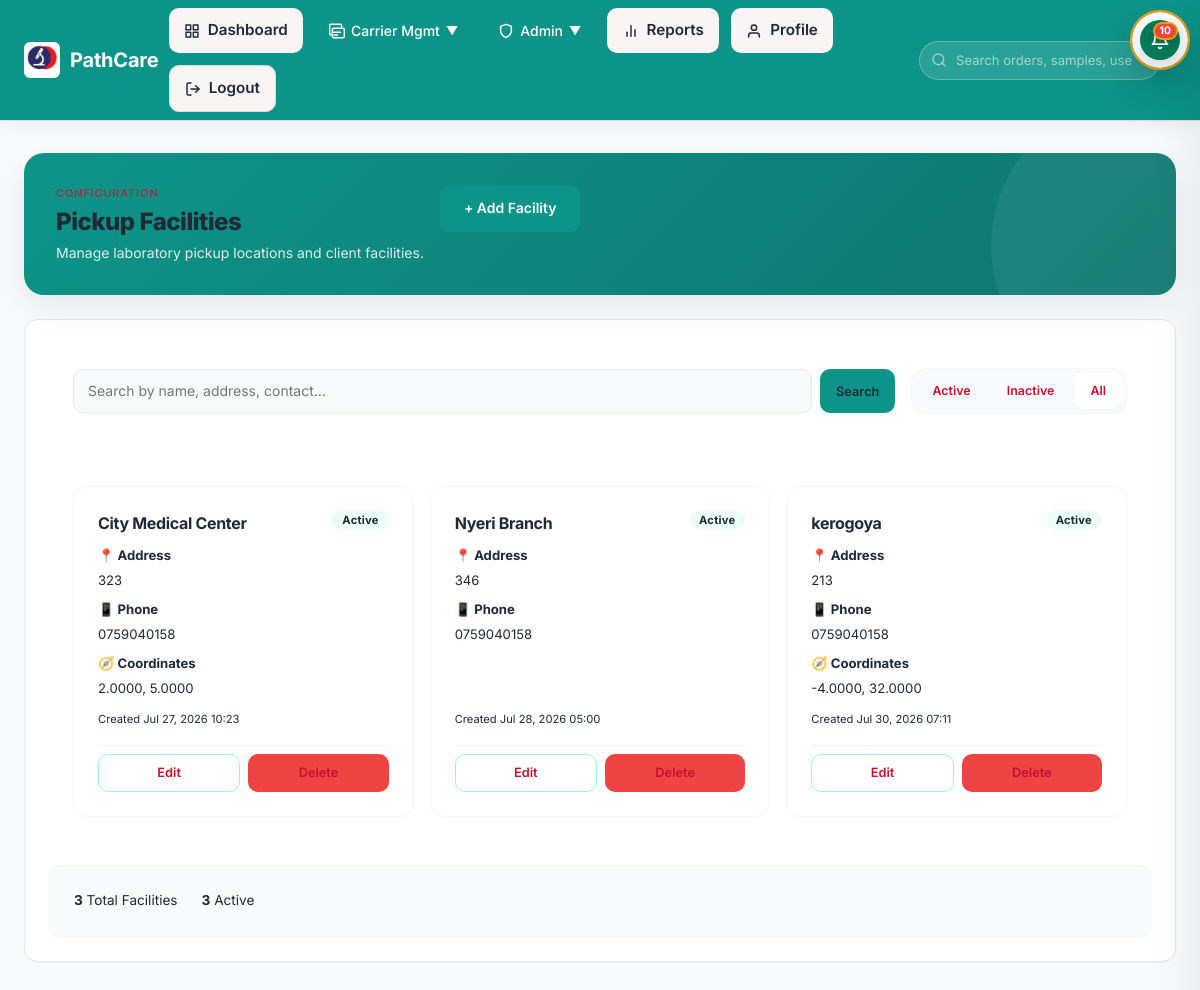
The app's page /facilities/ (signed in) with its own data.
### core/models.py (models this page shows, shortened)
class Facility(models.Model):
    id = models.UUIDField(primary_key=True, default=uuid.uuid4, editable=False)
    name = models.CharField(max_length=255)
    address = models.CharField(max_length=255)
    latitude = models.FloatField(null=True, blank=True, help_text="Facility latitude for routing")
    longitude = models.FloatField(null=True, blank=True, help_text="Facility longitude for routing")
    contact_name = models.CharField(max_length=255, blank=True)
    contact_phone = models.CharField(max_length=32, blank=True)
    contact_email = models.EmailField(blank=True)
    is_active = models.BooleanField(default=True)
    created_at = models.DateTimeField(auto_now_add=True)
    updated_at = models.DateTimeField(auto_now=True)
    class Meta:
        ordering = ['name']

### tracking/views.py (the view, shortened to what this page needs)
# urls.py: path("facilities/", views.facility_list, name="facility_list"),
@role_required("super_admin", "dispatcher")
def facility_list(request):
    facilities = Facility.objects.all().order_by("name")
    search = request.GET.get("search", "").strip()
    status_filter = request.GET.get("status", "")
    if status_filter == "active":
        facilities = facilities.filter(is_active=True)
    elif status_filter == "inactive":
        facilities = facilities.filter(is_active=False)
    context = {
        "facilities": facilities,
        "search": search,
        "status_filter": status_filter,
        "total_count": Facility.objects.count(),
        "active_count": Facility.objects.filter(is_active=True).count(),
    }
    return render(request, "tracking/facility_list.html", context)

### tracking/context_processors.py (called while the page is built)
def notifications(request):
    if not request.user.is_authenticated:
        return {}
    try:
        unread = Notification.objects.filter(user=request.user, is_read=False).count()
        recent = Notification.objects.filter(user=request.user).order_by("-created_at")[:10]
        return {"notifications_unread_count": unread, "notifications_list": recent}
    except Exception:
        return {}

### tracking/templates/tracking/facility_list.html (shortened to what this page needs)
{% extends "tracking/base.html" %}
{% block content %}
<div class="hero-card">
  <div style="display:flex;justify-content:space-between;align-items:flex-start;gap:var(--space-md);flex-wrap:wrap;">
    <div>
      <p class="eyebrow">Configuration</p>
      <h1>Pickup Facilities</h1>
      <p>Manage laboratory pickup locations and client facilities.</p>
    </div>
    <a class="btn btn--primary" href="{% url 'tracking:facility_create' %}">+ Add Facility</a>
  </div>
</div>
<section class="panel">
  <div class="facility-toolbar">
    <form method="get" class="search-row">
      <input type="text" name="search" placeholder="Search by name, address, contact…" value="{{ search }}">
      <button type="submit" class="btn btn--sm btn--primary">Search</button>
    </form>
    <div class="status-tabs">
      <a href="?status=active" class="status-tab {% if status_filter == 'active' %}active{% endif %}">Active</a>
      <a href="?status=inactive" class="status-tab {% if status_filter == 'inactive' %}active{% endif %}">Inactive</a>
      <a href="{% url 'tracking:facility_list' %}" class="status-tab {% if not status_filter %}active{% endif %}">All</a>
    </div>
  </div>
  {% if facilities %}
    <div class="facility-grid">
      {% for facility in facilities %}
        <div class="facility-card">
          <div class="facility-card-header">
            <h3>{{ facility.name }}</h3>
            <span class="badge {% if facility.is_active %}badge--success{% else %}badge--danger{% endif %}">
              {{ facility.is_active|yesno:"Active,Inactive" }}
            </span>
          </div>
          <div class="facility-card-body">
            <p><strong>📍 Address</strong></p>
            <p>{{ facility.address }}</p>
            {% if facility.contact_phone %}
              <p style="margin-top:8px;"><strong>📱 Phone</strong></p>
              <p>{{ facility.contact_phone }}</p>
            {% endif %}
            {% if facility.latitude and facility.longitude %}
              <p style="margin-top:8px;"><strong>🧭 Coordinates</strong></p>
              <p>{{ facility.latitude|floatformat:4 }}, {{ facility.longitude|floatformat:4 }}</p>
            {% endif %}
          </div>
          <p class="facility-create-date">Created {{ facility.created_at|date:"M d, Y H:i" }}</p>
          <div class="facility-card-footer">
            <a href="{% url 'tracking:facility_update' facility.pk %}" class="btn btn--sm btn--outline">Edit</a>
            <a href="{% url 'tracking:facility_delete' facility.pk %}" class="btn btn--sm btn--danger">Delete</a>
          </div>
        </div>
      {% endfor %}
    </div>
  {% else %}
    <div class="empty-state">
      <span class="empty-state__icon" aria-hidden="true">🏢</span>
      <div class="empty-state__title">No Facilities Found</div>
      <div class="empty-state__desc">No facilities match your search. <a href="{% url 'tracking:facility_create' %}">Create one now</a>.</div>
    </div>
  {% endif %}
  <div class="summary-bar">
    <span><strong>{{ total_count }}</strong> Total Facilities</span>
    <span><strong>{{ active_count }}</strong> Active</span>
  </div>
</section>
{% endblock %}

### tracking/static/tracking/css/style.css (style rules this page uses)
.table-card a, .panel a, .notifications-sidebar a { color: var(--primary) !important; }
html { font-size: 16px; -webkit-font-smoothing: antialiased; -moz-osx-font-smoothing: grayscale; }
body { font-family: var(--font-sans); font-size: 1rem; line-height: 1.5; color: var(--text-main); }
.panel, .table-card, .upcoming-card, .tracking-card, .sidebar-panel, .monitoring-summary-card { padding: 1rem 1.15rem; border-radius: calc(var(--radius-md) + 2px); box-shadow: var(--shadow-sm); }
:root { --font-sans: 'Inter', -apple-system, BlinkMacSystemFont, "Segoe UI", Roboto, sans-serif; --bg-primary: #FAF5F5; --bg-secondary: #FDE7EA; --panel-bg: #FFFFFF; --border-color: #E6D7D9; --text-main: #1F2937; --text-muted: #6B7280; --text-faint: #9CA3AF; --text-inverse: #FFFFFF; --primary: #C8102E; --primary-strong: #97001F; --primary-soft: #FDE7EA; --primary-hover: #A00E2C; --primary-soft-text: #7A0D24; --success: #2E7D32; --success-hover: #27692b; --success-soft: #E6F4EA; --success-soft-text: #165b2f; --warning: #ED6C02; --warning-hover: #d75a00; --warning-soft: #FFF4E6; --warning-soft-text: #7a3f00; --danger: #E74C3C; --danger-hover: #C0392B; --danger-soft: #FDF0EE; --danger-soft-text: #A0423C; --info: #546E7A; --shadow-sm: 0 1px 2px 0 rgba(0, 0, 0, 0.05); --shadow-md: 0 6px 18px rgba(16,24,40,0.06); --shadow-lg: 0 12px 30px rgba(16,24,40,0.08); --shadow-xl: 0 24px 60px rgba(16,24,40,0.10); --radius-sm: 8px; --radius-md: 12px; --radius-lg: 14px; --radius-xl: 20px; }
input[type="text"], input[type="email"], input[type="search"], select, textarea { width: 100%; padding: 0.6rem 0.75rem; border-radius: var(--radius-sm); border: 1px solid var(--border-color); background: var(--panel-bg); color: var(--text-main); font-family: var(--font-sans); }
* { box-sizing: border-box; margin: 0; padding: 0; }
body { font-family: var(--font-sans); background-color: var(--bg-primary); color: var(--text-main); line-height: 1.5; -webkit-font-smoothing: antialiased; -moz-osx-font-smoothing: grayscale; }
.hero-card, .panel, .detail-card, .sidebar-panel, .alert-card, .mobile-card { background-color: var(--panel-bg); border: 1px solid var(--border-color); border-radius: var(--radius-lg); padding: 1.5rem; box-shadow: var(--shadow-md); margin-bottom: 1.75rem; transition: box-shadow 0.25s ease, transform 0.25s ease; }
.hero-card { display: flex; justify-content: space-between; align-items: center; gap: 2rem; background: linear-gradient(135deg, var(--primary) 0%, var(--primary-hover) 100%); color: var(--text-inverse); border: none; box-shadow: var(--shadow-lg); }
.hero-card h1 { font-size: 1.75rem; font-weight: 800; margin-bottom: 0.5rem; }
.hero-card p { opacity: 0.9; font-size: 1rem; max-width: 600px; }
h1, h2, h3, h4, h5, h6 { font-weight: 700; letter-spacing: -0.02em; color: var(--text-main); margin-bottom: 0.5rem; }
.eyebrow { text-transform: uppercase; letter-spacing: 0.1em; font-size: 0.75rem; color: var(--primary); font-weight: 700; margin-bottom: 0.5rem; }
.button, button, input[type="submit"] { display: inline-flex; align-items: center; justify-content: center; font-family: var(--font-sans); font-size: 0.9rem; font-weight: 600; padding: 0.6rem 1.25rem; border-radius: 9999px; cursor: pointer; transition: all 0.2s ease; border: none; gap: 0.5rem; text-decoration: none; }
html, body { min-width: 320px; width: 100%; overflow-x: hidden; }
body { min-height: 100vh; background: var(--bg-primary); color: var(--text-main); }

### tracking/static/tracking/css/notifications.css (style rules this page uses)
.badge { display: inline-flex; align-items: center; justify-content: center; min-width: 18px; height: 18px; padding: 0 5px; background-color: var(--danger); color: #ffffff; font-size: 0.7rem; font-weight: 700; border-radius: 9999px; line-height: 1; animation: badge-pulse 2s ease-in-out infinite; }

### records on screen
Facility: name "City Medical Center", is_active "Active", address "323", contact_phone "0759040158", latitude "2.0000", longitude "5.0000", created_at "Jul 27, 2026 10:23"
Facility: name "Nyeri Branch", is_active "Active", address "346", contact_phone "0759040158", created_at "Jul 28, 2026 05:00"
Facility: name "kerogoya", is_active "Active", address "213", contact_phone "0759040158", latitude "-4.0000", longitude "32.0000", created_at "Jul 30, 2026 07:11"

### other values on screen
{{ notifications_unread_count }} "10"
{{ total_count }} "3"
{{ active_count }} "3"
